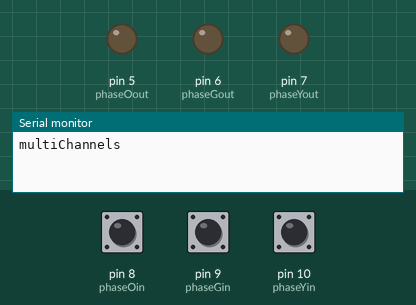
A sketch run on a simulated Arduino Uno, built with avr-gcc and run on an emulated ATmega328P. Parts: output pins drawn as LEDs (lit = HIGH), the last lines printed to the serial monitor. The inputs (shaded band) are chosen by the test bench; at power-on: pin 8 (phaseOin) HIGH, pin 9 (phaseGin) HIGH, pin 10 (phaseYin) HIGH.

Above: at 1.2 s.
1.3 s: pin 8 (phaseOin) pulled LOW for 0.15 s
At 2.3 s:
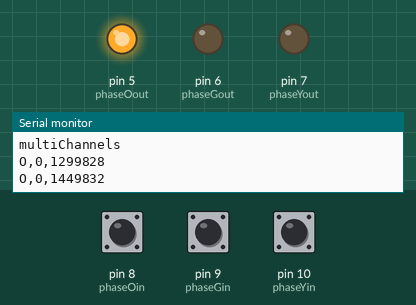
2.9 s: pin 9 (phaseGin) pulled LOW for 0.15 s
At 3.5 s:
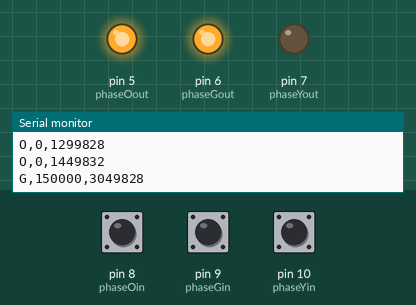
4.5 s: pin 10 (phaseYin) pulled LOW for 0.15 s
At 5.8 s:
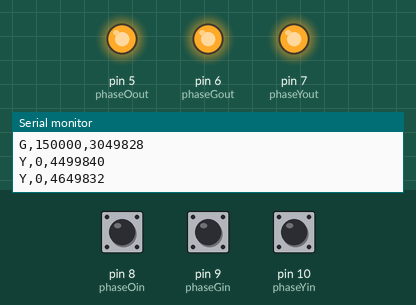
6.1 s: pin 8 (phaseOin) pulled LOW for 1 s
At 6.4 s:
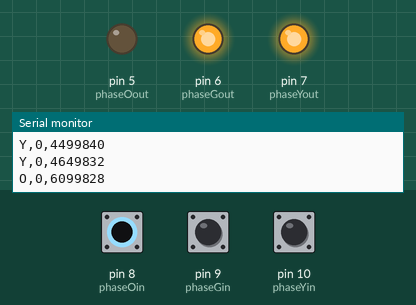
8.6 s: pin 9 (phaseGin) pulled LOW for 1 s
At 10.5 s:
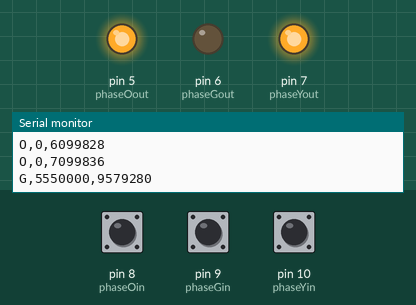
12.2 s: pin 9 (phaseGin) pulled LOW for 3.2 s
At 18.0 s:
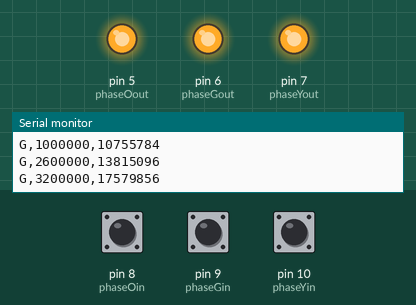
Timing chart, 0 to 19.4 s (numbered marks = the images above; inputs shaded):
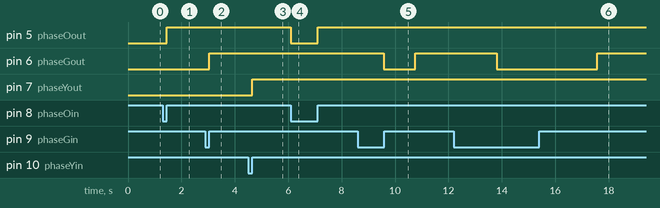

The sketch:

Tst24a_sketch_jan24a.ino
```cpp
// 3 Channel Signal Calibration
// added in print
// include the pinchangeint library
#include <PinChangeInt.h>

// Assign channel in pins
const byte phaseOin = 8;
const byte phaseGin = 9;
const byte phaseYin = 10;

// Assign channel out pins
const byte phaseOout = 5;
const byte phaseGout = 6;
const byte phaseYout = 7;

// Setup signal outputs expected by external processor
volatile uint8_t phaseOStateIn;
volatile uint8_t phaseGStateIn;
volatile uint8_t phaseYStateIn;

// Setup signal time constants for calcs
volatile unsigned long phaseOstart = 0;
volatile unsigned long phaseOend = 0;
volatile unsigned long phaseOintervalin = 0;
unsigned long phaseOprevious = 0;
boolean phaseOoutput = false;

volatile unsigned long phaseGstart = 0;
volatile unsigned long phaseGend = 0;
volatile unsigned long phaseGintervalin = 0;
unsigned long phaseGprevious = 0;
boolean phaseGoutput = false;

volatile unsigned long phaseYstart = 0;
volatile unsigned long phaseYend = 0;
volatile unsigned long phaseYintervalin = 0;
unsigned long phaseYprevious = 0;
boolean phaseYoutput = false;

unsigned long currentTime;

//Setup calibration & debounce constants
const int debounce = 500;
float calPercent = .85;

// These bit flags are set in FlagsShared to indicate which
// channels have new signals
const byte phaseOflag = 1;
const byte phaseGflag = 2;
const byte phaseYflag = 4;

// holds the update flags defined above
volatile uint8_t FlagsShared;

void setup()
{

  Serial.begin(115200);

  Serial.println("multiChannels");

  //Speed pin setup
  pinMode(phaseOout, OUTPUT);
  pinMode(phaseOin, INPUT);
  digitalWrite (phaseOin, HIGH);

  //PhaseO pin setup
  pinMode(phaseGout, OUTPUT);
  pinMode(phaseGin, INPUT);
  digitalWrite (phaseGin, HIGH);

  //PhaseG pin setup
  pinMode(phaseYout, OUTPUT);
  pinMode(phaseYin, INPUT);
  digitalWrite (phaseYin, HIGH);

  // use the PinChangeInt library to attach the interrupts
  // Pins chosen make this interchangeable with an Uno and Leo
  PCintPort::attachInterrupt(phaseOin, calcPhaseO,CHANGE);
  PCintPort::attachInterrupt(phaseGin, calcPhaseG,CHANGE);
  PCintPort::attachInterrupt(phaseYin, calcPhaseY,CHANGE);
}

void loop()
{
  // create local variables to hold a local copies of the channel inputs

  static uint8_t phaseOstate;

  unsigned long phaseOinterval;

  unsigned long phaseGinterval;

  unsigned long phaseYinterval;

  unsigned long phaseOlast;

  unsigned long phaseGlast;

  unsigned long phaseYlast;

  static uint8_t phaseGstate;

  static uint8_t phaseYstate;

  // local copy of update flags

  static uint8_t UpdateFlags;

  // check shared update flags to see if any channels have a change in the signal

  if(FlagsShared)
  {
    noInterrupts();

    // turn interrupts off quickly to take local copies of the shared variables

    // take a local copy of which channels were updated in case we need to use this in the rest of loop

    UpdateFlags = FlagsShared;


    if(UpdateFlags & phaseOflag)
    {
      phaseOstate = phaseOStateIn;
      phaseOinterval = phaseOintervalin;
      phaseOlast = phaseOstart;
      phaseOoutput = true;
    }

    if(UpdateFlags & phaseGflag)
    {
      phaseGstate = phaseGStateIn;
      phaseGinterval = phaseGintervalin;
      phaseGlast = phaseGstart;
      phaseGoutput = true;
    }

    if(UpdateFlags & phaseYflag)
    {
      phaseYstate = phaseYStateIn;
      phaseYinterval = phaseYintervalin;
      phaseYlast = phaseYstart;
      phaseYoutput = true;
    }

    // clear shared copy of updated flags

    FlagsShared = 0;

    interrupts(); // we have local copies of the inputs, so now we can turn interrupts back on

  }

  currentTime = micros();

  if(phaseOoutput == true)
  {
    if(currentTime-phaseOprevious > (phaseOinterval/calPercent))
    {
      phaseOprevious = currentTime;
      Serial.println();
      Serial.print("O");
      Serial.print(",");
      Serial.print(phaseOinterval);
      Serial.print(",");
      Serial.print(phaseOprevious);
      digitalWrite(phaseOout, phaseOstate);
      phaseOoutput=false;
    }
  }


  if(phaseGoutput == true)
  {
    if(currentTime-phaseGprevious > (phaseGinterval/calPercent))
    {
      phaseGprevious = currentTime;
      Serial.println();
      Serial.print("G");
      Serial.print(",");
      Serial.print(phaseGinterval);
      Serial.print(",");
      Serial.print(phaseGprevious);
      digitalWrite(phaseGout, phaseGstate);
      phaseGoutput=false;
    }
  }


  if(phaseYoutput == true)
  {
    if(currentTime-phaseYprevious > (phaseYinterval/calPercent))
    {
      phaseYprevious = currentTime;
      Serial.println();
      Serial.print("Y");
      Serial.print(",");
      Serial.print(phaseYinterval);
      Serial.print(",");
      Serial.print(phaseYprevious);
      digitalWrite(phaseYout, phaseYstate);
      phaseYoutput=false;
    }
  }


  UpdateFlags = 0;
}

//  interrupt service routines

void calcPhaseO()
{
  phaseOStateIn = digitalRead(phaseOin);
  phaseOstart = micros();

  if ((phaseOstart-phaseOend)>debounce)
    {
      phaseOintervalin=phaseOstart-phaseOend;
      phaseOend=phaseOstart;
    }
  FlagsShared |= phaseOflag;
}

void calcPhaseG()
{
  phaseGStateIn = digitalRead(phaseGin);
  phaseGstart = micros();

  if ((phaseGstart-phaseGend)>debounce)
    {
      phaseGintervalin=phaseGstart-phaseGend;
      phaseGend=phaseGstart;
    }
  FlagsShared |= phaseGflag;
}

void calcPhaseY()
{
  phaseYStateIn = digitalRead(phaseYin);
  phaseYstart = micros();

  if ((phaseYstart-phaseYend)>debounce)
    {
      phaseYintervalin=phaseYstart-phaseYend;
      phaseYend=phaseYstart;
    }
  FlagsShared |= phaseYflag;
}
```

Measured:
- after the input at 1.3 s, pin 5 (phaseOout): LOW → HIGH after 0.15 s
- after the input at 2.9 s, pin 6 (phaseGout): LOW → HIGH after 0.15 s
- after the input at 4.5 s, pin 7 (phaseYout): LOW → HIGH after 0.15 s
- after the input at 6.1 s, pin 5 (phaseOout): HIGH → LOW at once, → HIGH 1.0 s later
- after the input at 8.6 s, pin 6 (phaseGout): HIGH → LOW after 0.98 s, → HIGH 1.2 s later
- after the input at 12.2 s, pin 6 (phaseGout): HIGH → LOW after 1.6 s, → HIGH 3.8 s later
